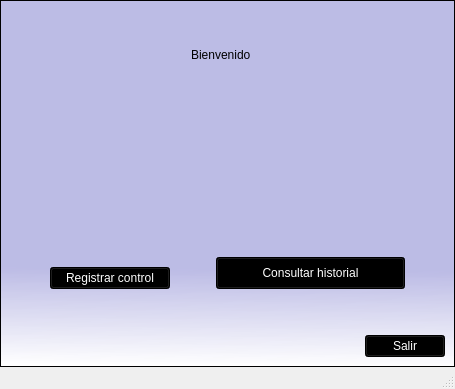
<?xml version="1.0" encoding="UTF-8"?>
<ui version="4.0">
 <class>MainWindow</class>
 <widget class="QMainWindow" name="MainWindow">
  <property name="geometry">
   <rect>
    <x>0</x>
    <y>0</y>
    <width>735</width>
    <height>0</height>
   </rect>
  </property>
  <property name="windowTitle">
   <string>MainWindow</string>
  </property>
  <widget class="QWidget" name="centralwidget">
   <layout class="QHBoxLayout" name="horizontalLayout">
    <property name="spacing">
     <number>0</number>
    </property>
    <property name="leftMargin">
     <number>0</number>
    </property>
    <property name="topMargin">
     <number>0</number>
    </property>
    <property name="rightMargin">
     <number>0</number>
    </property>
    <property name="bottomMargin">
     <number>0</number>
    </property>
    <item>
     <widget class="QFrame" name="frame">
      <property name="styleSheet">
       <string notr="true">background-color: qlineargradient(spread:pad, x1:0.522, y1:0.516909, x2:0.517, y2:1, stop:0.448864 rgba(65, 63, 205, 75), stop:1 rgba(255, 255, 255, 255));</string>
      </property>
      <property name="frameShape">
       <enum>QFrame::StyledPanel</enum>
      </property>
      <property name="frameShadow">
       <enum>QFrame::Raised</enum>
      </property>
      <layout class="QVBoxLayout" name="verticalLayout_3">
       <item>
        <spacer name="verticalSpacer_3">
         <property name="orientation">
          <enum>Qt::Vertical</enum>
         </property>
         <property name="sizeType">
          <enum>QSizePolicy::Preferred</enum>
         </property>
         <property name="sizeHint" stdset="0">
          <size>
           <width>20</width>
           <height>35</height>
          </size>
         </property>
        </spacer>
       </item>
       <item>
        <layout class="QHBoxLayout" name="horizontalLayout_2">
         <item>
          <spacer name="horizontalSpacer_4">
           <property name="orientation">
            <enum>Qt::Horizontal</enum>
           </property>
           <property name="sizeHint" stdset="0">
            <size>
             <width>40</width>
             <height>20</height>
            </size>
           </property>
          </spacer>
         </item>
         <item>
          <widget class="QLabel" name="label">
           <property name="styleSheet">
            <string notr="true">font: 87 18pt &quot;Arial Black&quot;;
color: rgb(0,0,0);
background-color: rgba(0, 0, 0,0%);</string>
           </property>
           <property name="text">
            <string>Bienvenido</string>
           </property>
          </widget>
         </item>
         <item>
          <widget class="QLabel" name="EstLabel">
           <property name="styleSheet">
            <string notr="true">font: 87 18pt &quot;Arial Black&quot;;
color: rgb(0,0,0);
background-color: rgba(0, 0, 0,0%);
</string>
           </property>
           <property name="text">
            <string/>
           </property>
          </widget>
         </item>
         <item>
          <spacer name="horizontalSpacer_5">
           <property name="orientation">
            <enum>Qt::Horizontal</enum>
           </property>
           <property name="sizeHint" stdset="0">
            <size>
             <width>40</width>
             <height>20</height>
            </size>
           </property>
          </spacer>
         </item>
        </layout>
       </item>
       <item>
        <spacer name="verticalSpacer_2">
         <property name="orientation">
          <enum>Qt::Vertical</enum>
         </property>
         <property name="sizeHint" stdset="0">
          <size>
           <width>20</width>
           <height>40</height>
          </size>
         </property>
        </spacer>
       </item>
       <item>
        <layout class="QHBoxLayout" name="horizontalLayout_3">
         <item>
          <spacer name="horizontalSpacer">
           <property name="orientation">
            <enum>Qt::Horizontal</enum>
           </property>
           <property name="sizeHint" stdset="0">
            <size>
             <width>40</width>
             <height>20</height>
            </size>
           </property>
          </spacer>
         </item>
         <item>
          <layout class="QVBoxLayout" name="verticalLayout_2">
           <item>
            <widget class="QLabel" name="label_2">
             <property name="minimumSize">
              <size>
               <width>120</width>
               <height>120</height>
              </size>
             </property>
             <property name="styleSheet">
              <string notr="true">background-color: rgba(0, 0, 0,0%);
</string>
             </property>
             <property name="text">
              <string>&lt;html&gt;&lt;head/&gt;&lt;body&gt;&lt;p&gt;&lt;img src=&quot;:/cct/imagenes/klipartz.com (27).png&quot;/&gt;&lt;/p&gt;&lt;/body&gt;&lt;/html&gt;</string>
             </property>
             <property name="alignment">
              <set>Qt::AlignCenter</set>
             </property>
            </widget>
           </item>
           <item>
            <spacer name="verticalSpacer_4">
             <property name="orientation">
              <enum>Qt::Vertical</enum>
             </property>
             <property name="sizeType">
              <enum>QSizePolicy::Preferred</enum>
             </property>
             <property name="sizeHint" stdset="0">
              <size>
               <width>20</width>
               <height>20</height>
              </size>
             </property>
            </spacer>
           </item>
           <item>
            <widget class="QPushButton" name="EstBotRegis">
             <property name="styleSheet">
              <string notr="true">QPushButton{
	
	background-color: rgb(0, 0, 0);
	font: 87 13pt &quot;Arial Black&quot;;
	color: rgb(255, 255, 255);
}

QPushButton:hover{

	background-color:#00aaff;
	font: 87 13pt &quot;Arial Black&quot;;
	color: rgb(0, 0, 0);

}</string>
             </property>
             <property name="text">
              <string>Registrar control</string>
             </property>
            </widget>
           </item>
          </layout>
         </item>
         <item>
          <spacer name="horizontalSpacer_3">
           <property name="orientation">
            <enum>Qt::Horizontal</enum>
           </property>
           <property name="sizeHint" stdset="0">
            <size>
             <width>40</width>
             <height>20</height>
            </size>
           </property>
          </spacer>
         </item>
         <item>
          <layout class="QVBoxLayout" name="verticalLayout">
           <item>
            <widget class="QLabel" name="label_3">
             <property name="minimumSize">
              <size>
               <width>120</width>
               <height>120</height>
              </size>
             </property>
             <property name="styleSheet">
              <string notr="true">background-color: rgba(0, 0, 0,0%);
</string>
             </property>
             <property name="text">
              <string>&lt;html&gt;&lt;head/&gt;&lt;body&gt;&lt;p&gt;&lt;img src=&quot;:/cct/imagenes/klipartz.com (28).png&quot;/&gt;&lt;/p&gt;&lt;/body&gt;&lt;/html&gt;</string>
             </property>
             <property name="alignment">
              <set>Qt::AlignCenter</set>
             </property>
            </widget>
           </item>
           <item>
            <spacer name="verticalSpacer_5">
             <property name="orientation">
              <enum>Qt::Vertical</enum>
             </property>
             <property name="sizeHint" stdset="0">
              <size>
               <width>20</width>
               <height>20</height>
              </size>
             </property>
            </spacer>
           </item>
           <item>
            <widget class="QPushButton" name="EstBotCons">
             <property name="minimumSize">
              <size>
               <width>189</width>
               <height>32</height>
              </size>
             </property>
             <property name="styleSheet">
              <string notr="true">QPushButton{
	
	background-color: rgb(0, 0, 0);
	font: 87 13pt &quot;Arial Black&quot;;
	color: rgb(255, 255, 255);
}

QPushButton:hover{

	background-color:#00aaff;
	font: 87 13pt &quot;Arial Black&quot;;
	color: rgb(0, 0, 0);

}</string>
             </property>
             <property name="text">
              <string>Consultar historial</string>
             </property>
            </widget>
           </item>
          </layout>
         </item>
         <item>
          <spacer name="horizontalSpacer_2">
           <property name="orientation">
            <enum>Qt::Horizontal</enum>
           </property>
           <property name="sizeHint" stdset="0">
            <size>
             <width>40</width>
             <height>20</height>
            </size>
           </property>
          </spacer>
         </item>
        </layout>
       </item>
       <item>
        <spacer name="verticalSpacer">
         <property name="orientation">
          <enum>Qt::Vertical</enum>
         </property>
         <property name="sizeHint" stdset="0">
          <size>
           <width>20</width>
           <height>40</height>
          </size>
         </property>
        </spacer>
       </item>
       <item>
        <layout class="QHBoxLayout" name="horizontalLayout_5">
         <item>
          <spacer name="horizontalSpacer_11">
           <property name="orientation">
            <enum>Qt::Horizontal</enum>
           </property>
           <property name="sizeHint" stdset="0">
            <size>
             <width>40</width>
             <height>20</height>
            </size>
           </property>
          </spacer>
         </item>
         <item>
          <widget class="QPushButton" name="EstBotSalir">
           <property name="styleSheet">
            <string notr="true">QPushButton{
	
	background-color: rgb(0, 0, 0);
	font: 87 13pt &quot;Arial Black&quot;;
	color: rgb(255, 255, 255);
}

QPushButton:hover{

	background-color:#00aaff;
	font: 87 13pt &quot;Arial Black&quot;;
	color: rgb(0, 0, 0);

}</string>
           </property>
           <property name="text">
            <string>Salir</string>
           </property>
          </widget>
         </item>
        </layout>
       </item>
      </layout>
     </widget>
    </item>
   </layout>
  </widget>
  <widget class="QStatusBar" name="statusbar"/>
 </widget>
 <resources>
  <include location="logo.qrc"/>
 </resources>
 <connections/>
</ui>
